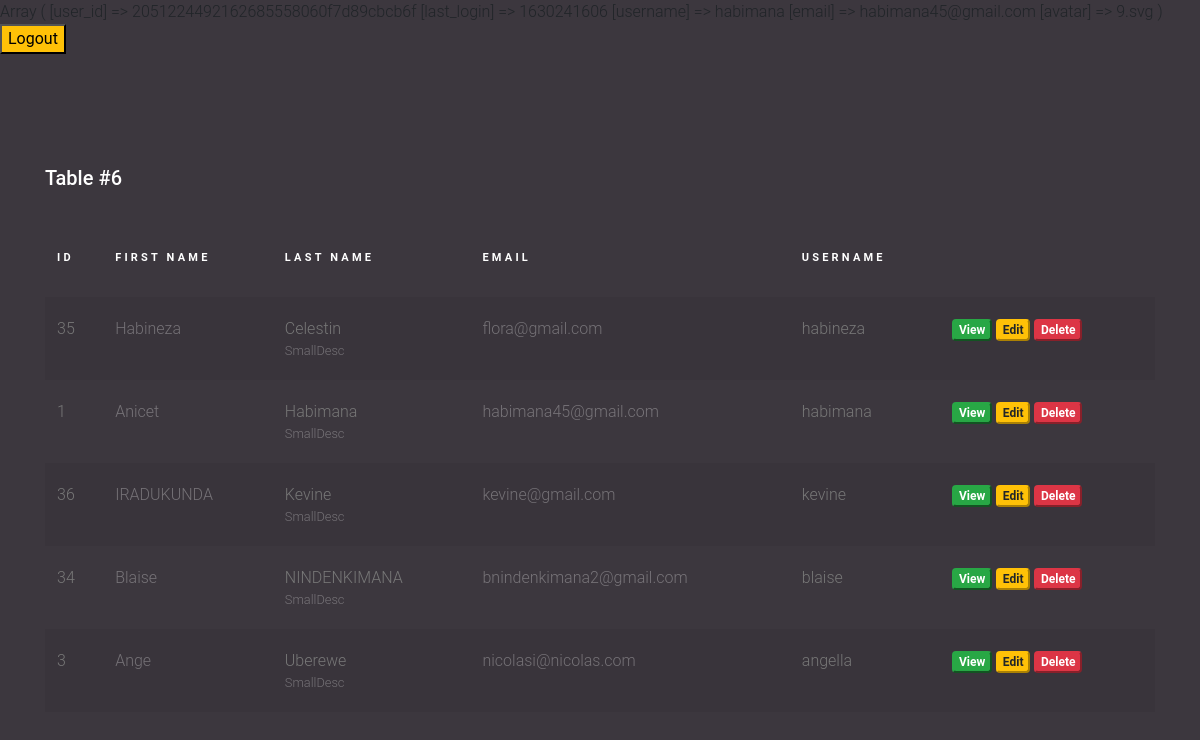
Screenshot of /private/index.php (signed in) with the database file from the repository.
### tables this page shows
CREATE TABLE `users` (
  `user_id` int(11) NOT NULL,
  `unique_id` varchar(255) NOT NULL,
  `first_name` varchar(255) NOT NULL,
  `last_name` varchar(255) NOT NULL,
  `username` varchar(255) NOT NULL,
  `email` varchar(255) NOT NULL,
  `hashed_password` varchar(255) NOT NULL,
  `avatar` varchar(255) NOT NULL
);

### private/query_functions.php (called while the page is built, shortened)
<?php
function find_all_admins()
{
    global $db;
    $sql = "SELECT * from users ";
    $sql .= "ORDER BY last_name ASC, first_name ASC";
    $result = mysqli_query($db, $sql);
    return $result;
}

### private/functions.php (called while the page is built, shortened)
<?php
function u($string = "")
{
    return urlencode($string);
}
function h($string = "")
{
    return htmlspecialchars($string);
}

### private/index.php (the view, shortened to what this page needs)
<?php
$admin_set = find_all_admins();
require_once("header.php");
print_r($_SESSION);
?>
        <body>
        <a href="logout.php"> <button class="bg-warning">Logout</button></a>
        <div class="content">
            <div class="container">
                <h2 class="mb-5">Table #6</h2>
                <div class="table-responsive">
                    <table class="table table-striped custom-table">
                        <thead>
                        <tr>
                            <th scope="col">Id</th>
                            <th scope="col">First Name</th>
                            <th scope="col">Last Name</th>
                            <th scope="col">Email</th>
                            <th scope="col">Username</th>
                            <th scope="col"></th>
                        </tr>
                        </thead>
                        <tbody>
                            <?php while($admin = mysqli_fetch_assoc($admin_set)) { ?>
                                <tr scope="row" class="<?php echo "Row_".h($admin['user_id']);?>">
                                <td>
                                <?php echo h($admin['user_id']); ?>
                            </td>
                            <td>
                                <a href="#"><?php echo h($admin['first_name']); ?></a>
                            </td>
                            <td>
                                <?php echo h($admin['last_name']); ?>
                                <small class="d-block">SmallDesc</small>
                            </td>
                            <td>  <a href="#"><?php echo h($admin['email']); ?> </a></td>
                            <td><?php echo h($admin['username']); ?></td>
                            <td>
                                <a class="action" href="<?php echo 'show.php?user_id=' . h(u($admin['user_id'])); ?>"><button class="btn-success view badge">View</button></a>
                                <a class="action" href="<?php echo 'edit.php?user_id=' . h(u($admin['user_id'])); ?>"><button class="btn-warning badge">Edit</button></a>
                                <button class="btn-danger delete badge " value="<?php echo h($admin['user_id']); ?>">Delete</button>
                            </td>
                            </tr>
                            <?php } ?>
                        </tbody>
                    </table>
                </div>
            </div>
        </div>
        </body>
        </html>

### assets/css/table.css (style rules this page uses)
body { font-family: "Roboto", -apple-system, BlinkMacSystemFont, "Segoe UI", Roboto, "Helvetica Neue", Arial, "Noto Sans", sans-serif, "Apple Color Emoji", "Segoe UI Emoji", "Segoe UI Symbol", "Noto Color Emoji"; background-color: #3c373e; font-weight: 300; }
h1, h2, h3, h4, h5, h6, .h1, .h2, .h3, .h4, .h5, .h6 { font-family: "Roboto", -apple-system, BlinkMacSystemFont, "Segoe UI", Roboto, "Helvetica Neue", Arial, "Noto Sans", sans-serif, "Apple Color Emoji", "Segoe UI Emoji", "Segoe UI Symbol", "Noto Color Emoji"; }
a { -webkit-transition: .3s all ease; -o-transition: .3s all ease; transition: .3s all ease; }
a, a:hover { text-decoration: none !important; }
.content { padding: 7rem 0; }
h2 { font-size: 20px; color: #fff; }
.custom-table { min-width: 900px; }
.custom-table thead tr, .custom-table thead th { padding-bottom: 30px; border-top: none; border-bottom: none !important; color: #fff; font-size: 11px; text-transform: uppercase; letter-spacing: .2rem; }
.custom-table tbody th, .custom-table tbody td { color: #777; font-weight: 400; padding-bottom: 20px; padding-top: 20px; font-weight: 300; border: none; -webkit-transition: .3s all ease; -o-transition: .3s all ease; transition: .3s all ease; }
.custom-table tbody th small, .custom-table tbody td small { color: rgba(255, 255, 255, 0.3); font-weight: 300; }
.custom-table tbody th a, .custom-table tbody td a { color: rgba(255, 255, 255, 0.3); }
.custom-table tbody tr { -webkit-transition: .3s all ease; -o-transition: .3s all ease; transition: .3s all ease; }

### rows the page displays
users: user_id "35", first_name "Habineza", last_name "Celestin", email "flora@gmail.com", username "habineza"
users: user_id "1", first_name "Anicet", last_name "Habimana", email "habimana45@gmail.com", username "habimana"
users: user_id "36", first_name "IRADUKUNDA", last_name "Kevine", email "kevine@gmail.com", username "kevine"
users: user_id "34", first_name "Blaise", last_name "NINDENKIMANA", email "bnindenkimana2@gmail.com", username "blaise"
users: user_id "3", first_name "Ange", last_name "Uberewe", email "nicolasi@nicolas.com", username "angella"
